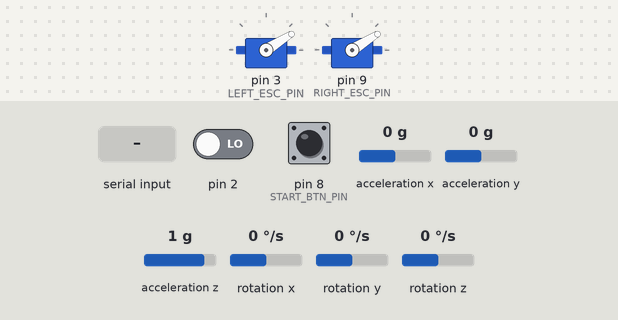
A sketch run on a simulated Arduino Uno, built with avr-gcc and run on an emulated ATmega328P. Shown: 2 × servo. The inputs (shaded band) are chosen by the test bench; at power-on: pin 2 LOW, pin 8 (START_BTN_PIN) LOW, acceleration x 0 g, acceleration y 0 g, acceleration z 1 g, rotation x 0 °/s, rotation y 0 °/s, rotation z 0 °/s. The sensor or clock chip raises its interrupt line as the real part does; what the sketch prints to the serial monitor is not drawn.

Above: at 1.7 s.
1.8 s: "90,45,200\n" received over Serial
At 4.8 s:
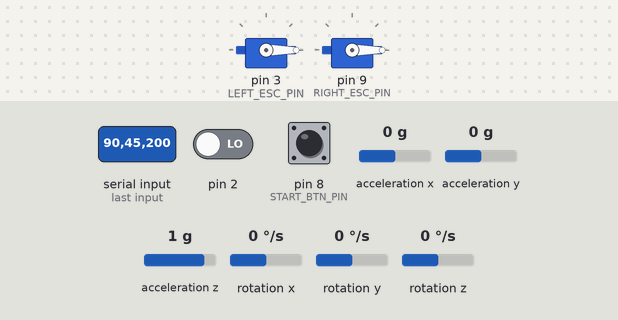
Timing chart, 0 to 6.3 s (numbered marks = the images above; inputs shaded):
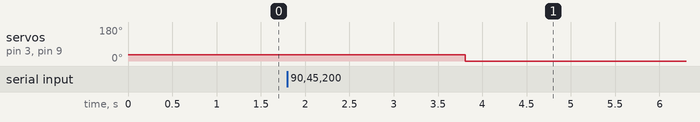

The sketch:

raduas_firmware_matlab.ino
```cpp
#include "Config.h"
#include "PID.h"
#include <Servo.h>
#include <I2Cdev.h>
#include <MPU6050_6Axis_MotionApps20.h>
#include <Wire.h>

Servo left_esc, right_esc;

#define START_BTN_PIN   8
#define LEFT_ESC_PIN    3
#define RIGHT_ESC_PIN   9

int left_esc_value = 700;
int right_esc_value = 700;

int throttle = 875;
float input = 0;
float output = 0;
PID pitch_pid(&input, &output, 0, 0.59, 0.05, 0.05, -100, 100);

// Create MPU object
MPU6050 mpu;

// Control and status variables
bool dmpReady = false;
uint8_t mpuIntStatus;
uint8_t deviceStatus;
uint16_t packetSize;
uint16_t fifoCount;
uint8_t fifoBuffer[64];

// Create memory to store orientation and motion readings
Quaternion q;           // [w, x, y, z]         quaternion container
VectorFloat gravity;    // [x, y, z]            gravity vector
float ypr[3];           // [yaw, pitch, roll]   yaw/pitch/roll container and gravity vector

volatile bool mpuInterrupt = false;
void dmpDataReady()
{
    mpuInterrupt = true;
}

void setup()
{
  // Begin I2C and Serial communications
  Wire.begin();
  Serial.begin(115200);

  // Initialize MPU
  //Serial.println("Initializing the MPU...");
  mpu.initialize();

  // Test connection
  if(mpu.testConnection())
  {
    //Serial.println("MPU connected.");
  }
  else
  {
    //Serial.println("Connection to MPU failed.");
  }

  // Initialize the DMP
  deviceStatus = mpu.dmpInitialize();

  /*
  // Offsets
  mpu.setXGyroOffset(220);
  mpu.setYGyroOffset(76);
  mpu.setZGyroOffset(-85);
  mpu.setZAccelOffset(1788);
  */

  if(deviceStatus == 0)
  {
    // Everything went well
    //Serial.println("Enabling DMP...");
    mpu.setDMPEnabled(true);

    // Attach interrupt
    //Serial.println("Enabling external interrupt detection...");
    attachInterrupt(0, dmpDataReady, RISING);
    mpuIntStatus = mpu.getIntStatus();

    // Set DMP ready flag
    //Serial.println("DMP ready. Listening for interrupt...");

    dmpReady = true;

    // Set expected packet size
    packetSize = mpu.dmpGetFIFOPacketSize();
  }
  else
  {
    // Error (1 = memory load failed, 2 = DMP configuration update failed)
    //Serial.print("DMP initialization failed with error code ");
    //Serial.print(deviceStatus);
    //Serial.println(".");
  }


  ////////////////////////////////////////////

  // Setup PID related things
  left_esc.attach(LEFT_ESC_PIN);
  right_esc.attach(RIGHT_ESC_PIN);

  // Set to initial low speed
  left_esc.writeMicroseconds(700);
  right_esc.writeMicroseconds(700);

  // Wait for push button to begin program
  while(digitalRead(START_BTN_PIN));
}

void loop()
{
  // Return until the DMP is ready
  if(!dmpReady) return;

  // Reset interrupt status flag
  mpuInterrupt = false;
  mpuIntStatus = mpu.getIntStatus();

  // Get FIFO count
  fifoCount = mpu.getFIFOCount();

  // Check for overflow just in case
  if((mpuIntStatus & 0x10) || fifoCount == 1024)
  {
    // Reset FIFO
    mpu.resetFIFO();
  }
  else if(mpuIntStatus & 0x02)
  {
    // Wait to fill FIFO packet
    while(fifoCount < packetSize) fifoCount = mpu.getFIFOCount();

    // Packet is ready, read it now
    mpu.getFIFOBytes(fifoBuffer, packetSize);

    // Allows for immediate reading of another available packet without an interrupt
    fifoCount -= packetSize;

    // Process PID
    processPID();
  }
}

void parseCommand()
{
  // Command format: THROTTLE SET_POINT KP KI KD
  if(Serial.available() > 0)
  {
    throttle = Serial.parseInt();
    pitch_pid.setSetpoint(Serial.parseInt());
    pitch_pid.setKp(Serial.parseFloat());
    pitch_pid.setKi(Serial.parseFloat());
    pitch_pid.setKd(Serial.parseFloat());
  }
}

void processPID()
{
  // Parse command
  parseCommand();

  // Get MPU data
  mpu.dmpGetQuaternion(&q, fifoBuffer);
  mpu.dmpGetGravity(&gravity, &q);
  mpu.dmpGetYawPitchRoll(ypr, &q, &gravity);

  float pitch = ypr[1] * 180/M_PI;

  // Update the input to the current pitch
  input = pitch;

  // Run calculation
  pitch_pid.calculate();

  left_esc.writeMicroseconds(throttle - output);
  right_esc.writeMicroseconds(throttle + output);

  // Output the pitch to serial for Matlab to read
  Serial.println(pitch);

  // Delay to keep serial in sync
  delay(15);
}
```

PID.cpp
```cpp
#include "Arduino.h"
#include "PID.h"

PID::PID(float *input_ptr, float *output_ptr, float set_point, float Kp, float Ki, float Kd, float lower_limit, float upper_limit)
{
  // Set pointers to input and output
  _input_ptr = input_ptr;
  _output_ptr = output_ptr;

  // Set initial setpoint
  _set_point = set_point;

  // Set initial K parameters
  _Kp = Kp;
  _Ki = Ki;
  _Kd = Kd;

  // Set output limits
  _lower_limit = lower_limit;
  _upper_limit = upper_limit;

  // Set initial integration term
  _integration_term = 0;
}

void PID::calculate()
{
  // Grab input and calculate error
  float input = *_input_ptr;
  float error = _set_point - input;

  // Update integration term
  _integration_term += error;

  // Check that it is within bounds
  if(_integration_term > _upper_limit) _integration_term = _upper_limit;
  else if(_integration_term < _lower_limit) _integration_term = _lower_limit;

  // Calculate derivative
  float derivative = input - _previous_input;

  // Calculate PID output
  float output = (_Kp * error) + (_Ki * _integration_term) + (_Kd * derivative);

  // Check against max
  if(output > _upper_limit) output = _upper_limit;
  else if(output < _lower_limit) output = _lower_limit;

  // Update the output variable
  *_output_ptr = output;

  // Update miscellaneous value storage
  _previous_input = input;
}

void PID::setSetpoint(float set_point)
{
  _set_point = set_point;
}

void PID::setKp(float Kp)
{
  _Kp = Kp;
}

void PID::setKi(float Ki)
{
  _Ki = Ki;
}

void PID::setKd(float Kd)
{
  _Kd = Kd;
}

void PID::setLimits(float lower_limit, float upper_limit)
{
  _lower_limit = lower_limit;
  _upper_limit = upper_limit;
}

float PID::getKp()
{
  return _Kp;
}

float PID::getKi()
{
  return _Ki;
}

float PID::getKd()
{
  return _Kd;
}
```

PID.h
```cpp
#ifndef PID_h
#define PID_h

#include "Arduino.h"

/**
 * Created by Alex Bennett
 * http://alexben.net/
 *
 * Version: 0.1
 * File created: 12/02/2015
 * License: MIT
 */

class PID
{
  public:
    PID(float*, float*, float, float, float, float, float, float);

    void calculate();

    void setSetpoint(float);
    void setKp(float);
    void setKi(float);
    void setKd(float);
    void setLimits(float, float);

    float getKp();
    float getKi();
    float getKd();

  private:
    float _Kp, _Ki, _Kd;

    float _previous_input;
    float _integration_term;

    float *_input_ptr;
    float *_output_ptr;
    float _set_point;

    float _lower_limit, _upper_limit;
};

#endif
```

Config.h
```cpp
/**
 * Configuration file for the RADUAS Firmware.
 *
 * Contains general configuration items as well as enumerations for reference
 * in other files.
 */

/****************************
 * References (DO NOT EDIT) *
 ****************************/
enum Command_State {
  WAITING,
  PROCESSING,
  DONE
};
```

Measured:
- after the input at 1.8 s, servo on pin 3 (LEFT_ESC_PIN), servo on pin 9 (RIGHT_ESC_PIN): 32° → 0° after 2.0 s
